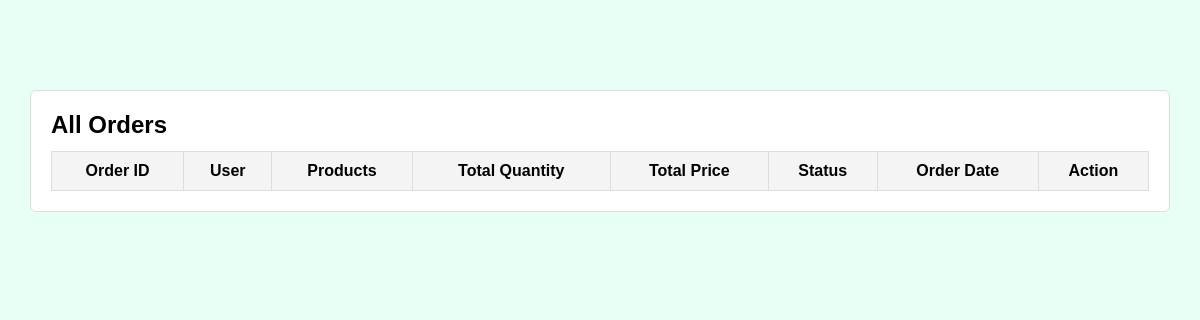
/admin_orders.php, run on an earlier commit of the app's database.
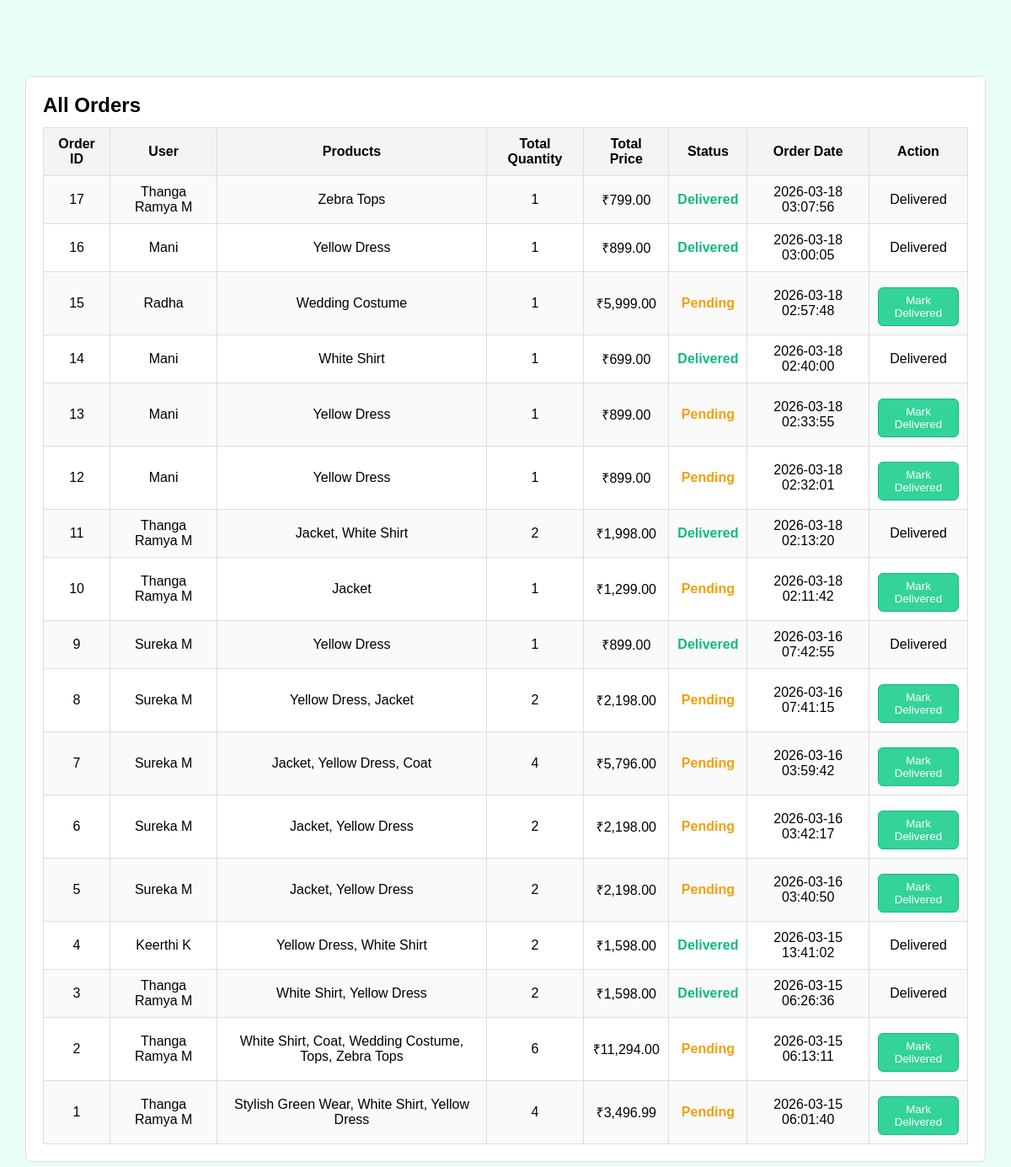
And on a later commit of the database.
### tables this page shows
CREATE TABLE `orders` (
  `order_id` int(11) NOT NULL,
  `user_id` int(11) NOT NULL,
  `total_price` decimal(10,2) NOT NULL,
  `order_status` varchar(50) DEFAULT 'Pending',
  `order_date` timestamp NOT NULL DEFAULT current_timestamp()
);

CREATE TABLE `users` (
  `user_id` int(11) NOT NULL,
  `username` varchar(100) DEFAULT NULL,
  `email` varchar(100) DEFAULT NULL,
  `mobile_no` varchar(15) DEFAULT NULL,
  `password` varchar(255) DEFAULT NULL,
  `created_at` timestamp NOT NULL DEFAULT current_timestamp()
);

### admin_orders.php (the view, shortened to what this page needs)
<?php
include("db.php");
$orders_sql = "
SELECT o.order_id, u.username, o.total_price, o.order_status, o.order_date,
       SUM(oi.quantity) as total_quantity,
       GROUP_CONCAT(p.product_name SEPARATOR ', ') as products
FROM orders o
JOIN users u ON o.user_id = u.user_id
JOIN order_items oi ON o.order_id = oi.order_id
JOIN products p ON oi.product_id = p.id
GROUP BY o.order_id
ORDER BY o.order_date DESC
";
$orders_res = mysqli_query($conn, $orders_sql);
?>
<!DOCTYPE html>
<html>
<head>
    <link rel="stylesheet" href="style.css">
</head>
<body>
<div class="nostra-container">
<h2>All Orders</h2>
<table>
<tr>
    <th>Order ID</th>
    <th>User</th>
    <th>Products</th>
    <th>Total Quantity</th>
    <th>Total Price</th>
    <th>Status</th>
    <th>Order Date</th>
    <th>Action</th>
</tr>
<?php while($row = mysqli_fetch_assoc($orders_res)): ?>
<tr>
    <td><?= $row['order_id'] ?></td>
    <td><?= $row['username'] ?></td>
    <td><?= $row['products'] ?></td>
    <td><?= $row['total_quantity'] ?></td>
    <td>₹<?= number_format($row['total_price'],2) ?></td>
    <td class="<?= $row['order_status']=='Pending'?'status-pending':'status-delivered' ?>">
        <?= $row['order_status'] ?>
    </td>
    <td><?= $row['order_date'] ?></td>
    <td>
        <?php if($row['order_status']=='Pending'): ?>
        <form method="post" style="margin:0;">
            <button type="submit" name="deliver_order">Mark Delivered</button>
        </form>
        <?php else: ?>
            Delivered
        <?php endif; ?>
    </td>
</tr>
<?php endwhile; ?>
</table>
</div>
</body>
</html>

What changed in the data, as far as the page shows it:
added orders: order_id "17", user.username "Thanga Ramya M", products "Zebra Tops", total_quantity "1", total_price "799.00", order_status "Delivered", order_date "2026-03-18 03:07:56"
added orders: order_id "16", user.username "Mani", products "Yellow Dress", total_quantity "1", total_price "899.00", order_status "Delivered", order_date "2026-03-18 03:00:05"
added orders: order_id "15", user.username "Radha", products "Wedding Costume", total_quantity "1", total_price "5,999.00", order_status "Pending", order_date "2026-03-18 02:57:48"
added orders: order_id "14", user.username "Mani", products "White Shirt", total_quantity "1", total_price "699.00", order_status "Delivered", order_date "2026-03-18 02:40:00"
added orders: order_id "13", user.username "Mani", products "Yellow Dress", total_quantity "1", total_price "899.00", order_status "Pending", order_date "2026-03-18 02:33:55"
added orders: order_id "12", user.username "Mani", products "Yellow Dress", total_quantity "1", total_price "899.00", order_status "Pending", order_date "2026-03-18 02:32:01"
added orders: order_id "11", user.username "Thanga Ramya M", products "Jacket, White Shirt", total_quantity "2", total_price "1,998.00", order_status "Delivered", order_date "2026-03-18 02:13:20"
added orders: order_id "10", user.username "Thanga Ramya M", products "Jacket", total_quantity "1", total_price "1,299.00", order_status "Pending", order_date "2026-03-18 02:11:42"
added orders: order_id "9", user.username "Sureka M", products "Yellow Dress", total_quantity "1", total_price "899.00", order_status "Delivered", order_date "2026-03-16 07:42:55"
added orders: order_id "8", user.username "Sureka M", products "Yellow Dress, Jacket", total_quantity "2", total_price "2,198.00", order_status "Pending", order_date "2026-03-16 07:41:15"
added orders: order_id "7", user.username "Sureka M", products "Jacket, Yellow Dress, Coat", total_quantity "4", total_price "5,796.00", order_status "Pending", order_date "2026-03-16 03:59:42"
added orders: order_id "6", user.username "Sureka M", products "Jacket, Yellow Dress", total_quantity "2", total_price "2,198.00", order_status "Pending", order_date "2026-03-16 03:42:17"
added orders: order_id "5", user.username "Sureka M", products "Jacket, Yellow Dress", total_quantity "2", total_price "2,198.00", order_status "Pending", order_date "2026-03-16 03:40:50"
added orders: order_id "4", user.username "Keerthi K", products "Yellow Dress, White Shirt", total_quantity "2", total_price "1,598.00", order_status "Delivered", order_date "2026-03-15 13:41:02"
added orders: order_id "3", user.username "Thanga Ramya M", products "White Shirt, Yellow Dress", total_quantity "2", total_price "1,598.00", order_status "Delivered", order_date "2026-03-15 06:26:36"
added orders: order_id "2", user.username "Thanga Ramya M", products "White Shirt, Coat, Wedding Costume, Tops, Zebra Tops", total_quantity "6", total_price "11,294.00", order_status "Pending", order_date "2026-03-15 06:13:11"
added orders: order_id "1", user.username "Thanga Ramya M", products "Stylish Green Wear, White Shirt, Yellow Dress", total_quantity "4", total_price "3,496.99", order_status "Pending", order_date "2026-03-15 06:01:40"
